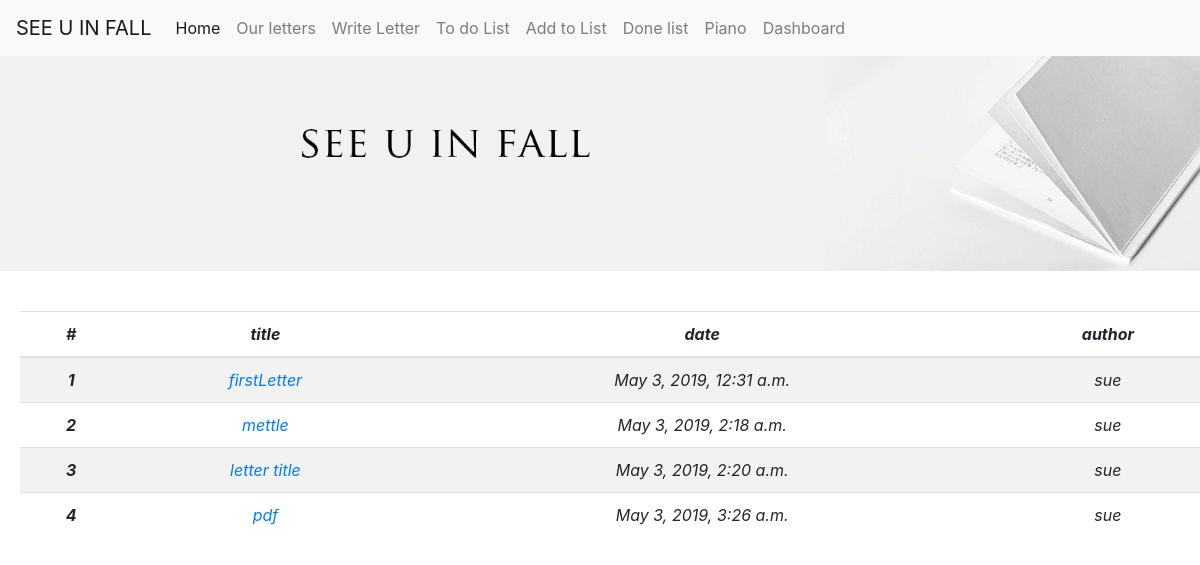
The page /letters/index on the database as committed earlier.
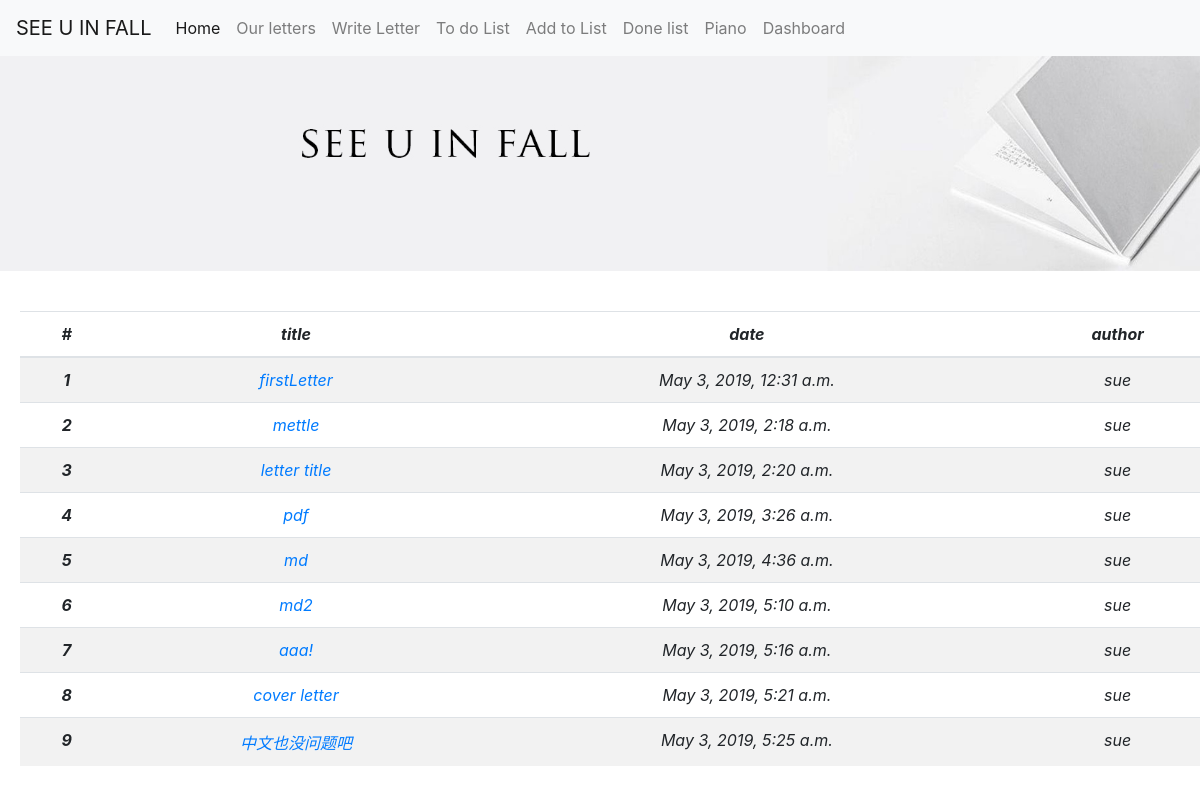
The same page on the database as committed later.
### letters/models.py (models this page shows, shortened)
class Letter(models.Model):
    title = models.CharField(max_length=200)
    letter_md = models.CharField(max_length=20000)
    pub_date = models.DateTimeField('date published')
    pub_author = models.ForeignKey(Author, on_delete=models.CASCADE)
    hasDeleted = models.BooleanField(default=False)

class Author(models.Model):
    name = models.CharField(max_length=200)

### letters/views.py (the view)
# urls.py: urlpatterns = [path('index', views.IndexView.as_view(), name='index'),
class IndexView(generic.ListView):
    template_name = 'letters/index.html'
    context_object_name = "letters"
    def get_queryset(self):
        return Letter.objects.all()

### letters/templates/letters/index.html
{% include "letters/base.html" %}
{% if letters %}
<table class="table table-striped font-italic text-center" style="margin:20px">
  <thead>
    <tr>
      <th scope="col">#</th>
      <th scope="col">title</th>
      <th scope="col">date</th>
      <th scope="col">author</th>
    </tr>
  </thead>
  <tbody>
   {% for letter in letters %}
    <tr>
      <th scope="row">{{letter.id}}</th>
      <td><a href="{% url 'letters:letterDetail' letter.id%}">{{ letter.title }}</a></td>
      <td>{{letter.pub_date}}</td>
      <td>{{letter.pub_author.name}}</td>
    </tr>
  {% endfor %}
  </tbody>
</table>
{% else %}
    <p>No letters are available.</p>
{% endif %}

Rows that differ between the two databases and show on the page:
added Letter: id "5", title "md", pub_date "May 3, 2019, 4:36 a.m.", pub_author.name "sue"
added Letter: id "6", title "md2", pub_date "May 3, 2019, 5:10 a.m.", pub_author.name "sue"
added Letter: id "7", title "aaa!", pub_date "May 3, 2019, 5:16 a.m.", pub_author.name "sue"
added Letter: id "8", title "cover letter", pub_date "May 3, 2019, 5:21 a.m.", pub_author.name "sue"
added Letter: id "9", title "中文也没问题吧", pub_date "May 3, 2019, 5:25 a.m.", pub_author.name "sue"
